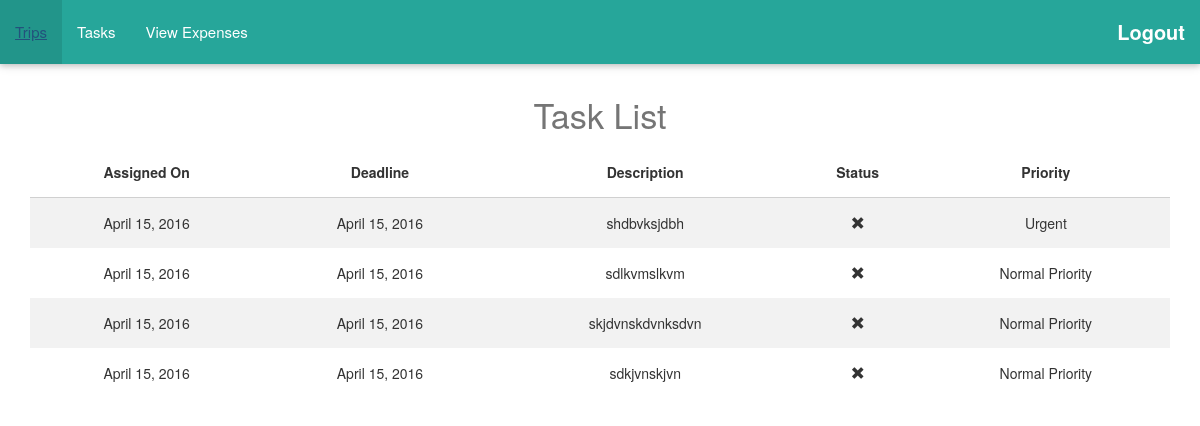
The app's page /homepage/ (signed in), older data.
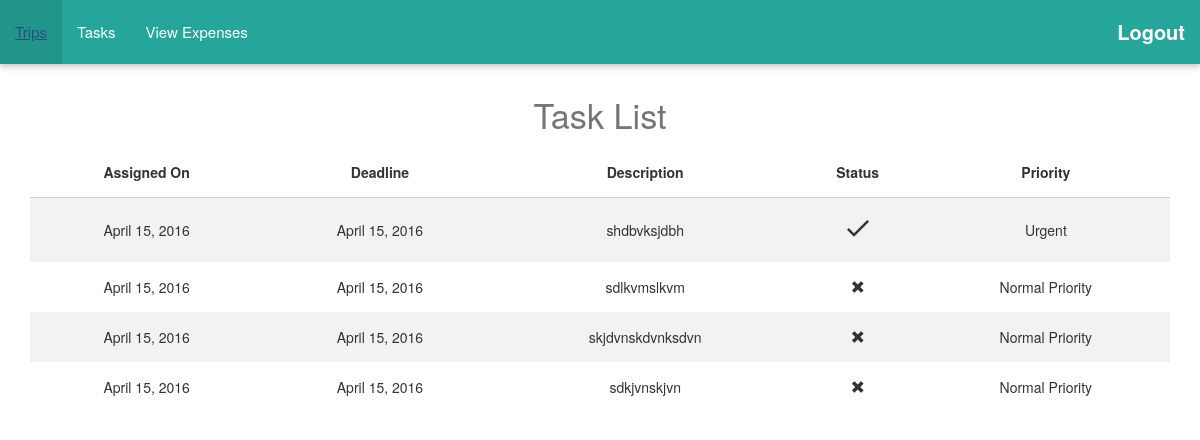
The same page, newer data.
### homepage/models.py (models this page shows, shortened)
class Task (models.Model):
	assigned_to = models.ForeignKey(User)
	task_description = models.TextField(blank=True)
	assigned_on = models.DateField(default=datetime.date.today)
	deadline = models.DateField()
	status = models.BooleanField(default=False)
	priority_choices = (('Urgent','Urgent'),('Normal Priority','Normal Priority'),('Low Priority','Low Priority'))
	priority = models.CharField(max_length=20,choices=priority_choices,default='Normal Priority')

### homepage/views.py (the view, shortened to what this page needs)
def index(request):
    if request.user.is_authenticated():
        user_logged = request.user
        group_logged = user_logged.groups.all()
        if group_logged[0].id == 2:
            return redirect(trips_admin)
        else:
            task_list = Task.objects.filter(assigned_to=user_logged)
            return render(request,'homepage/success.html',{'task_list':task_list,'title':'Task List'})

### homepage/templates/homepage/success.html
{% extends 'homepage/second.html' %}
{%block content%}
<div class="container-fluid">
<div class="container-fluid">
    <h4 class="center-align headingcolour">Task List</h4>
    {% if task_list %}
    <table class="striped responsive-table centered">
        <thead>
            <tr>
                <th>Assigned On</th>
                <th>Deadline</th>
                <th>Description</th>
                <th>Status</th>
                <th>Priority</th>
            </tr>
        </thead>
        <tbody>
            {% for task in task_list %}
            <tr>
                <td>{{task.assigned_on}}</td>
                <td>{{task.deadline}}</td>
                <td>{{task.task_description}}</td>
                {% if not task.status %}
                <td><span class="glyphicon glyphicon-remove"></span></td>
                {% else %}
                <td><i class="small material-icons">done</i></td>
                {% endif %}
                <td>{{task.priority}}</td>
            </tr>
            {% endfor %}
        </tbody>
    </table>
    {% else %}
    <p>No task assigned !</p>
    {% endif %}
</div>
{% endblock %}

Row changes from the older to the newer data that the page shows:
changed Task "shdbvksjdbh": status False → True (drawn)
